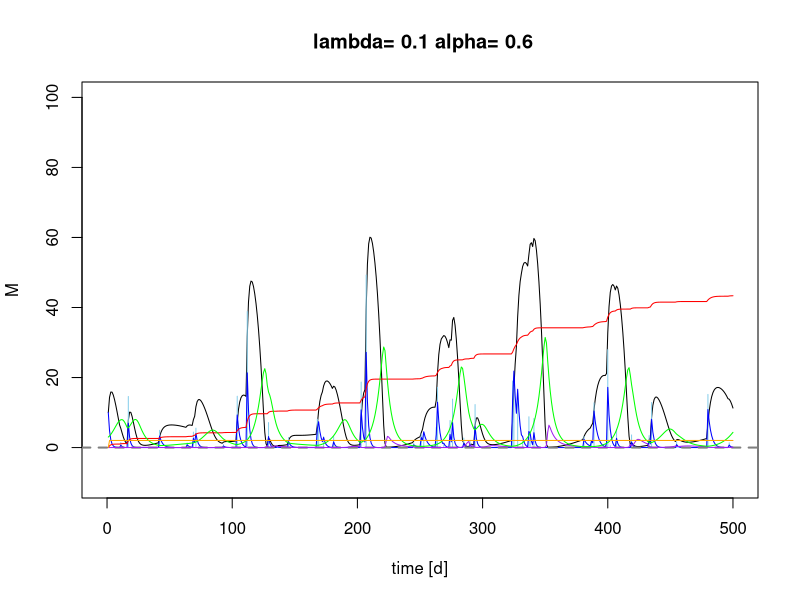
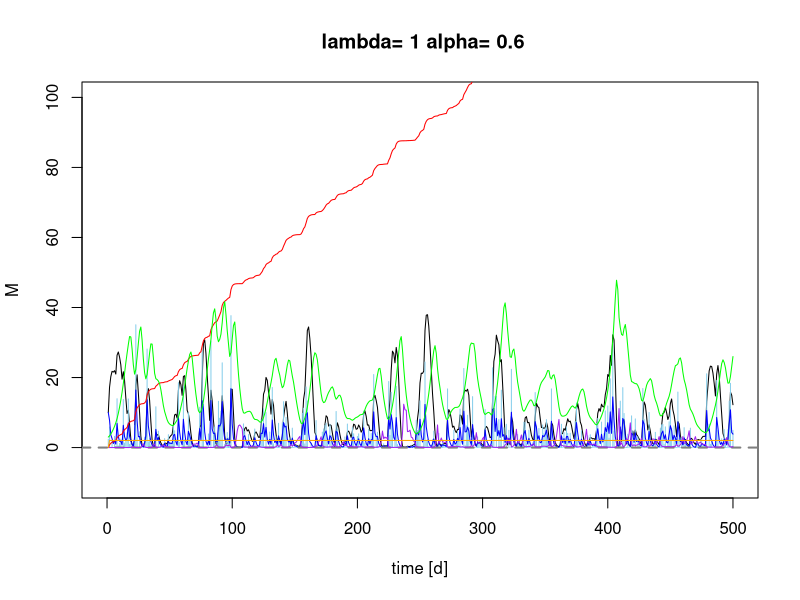
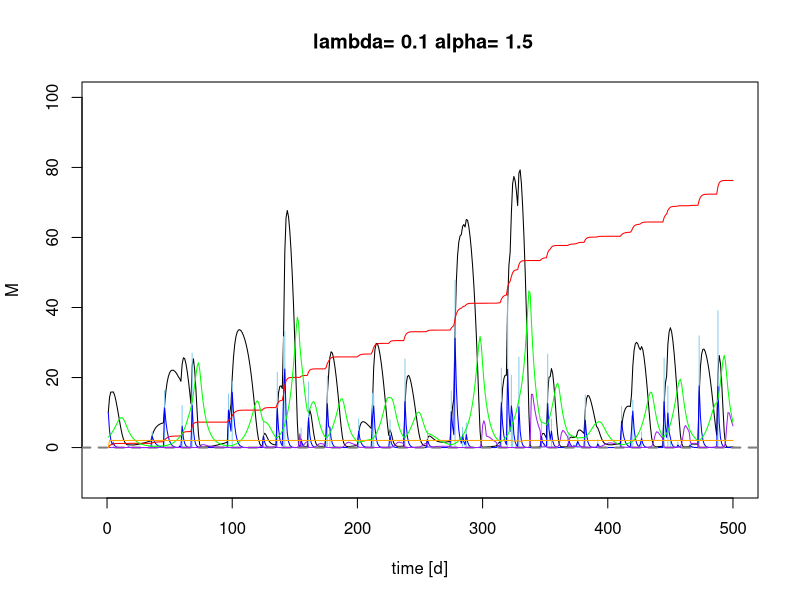
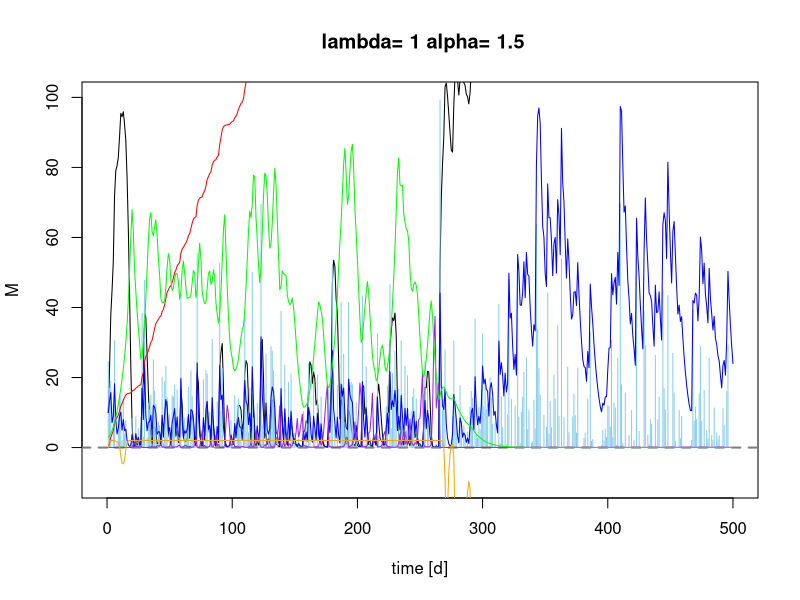
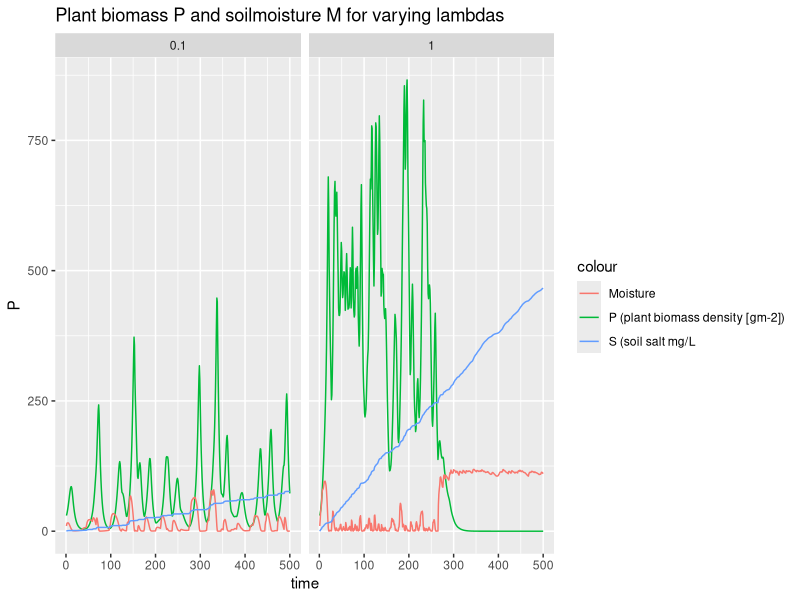
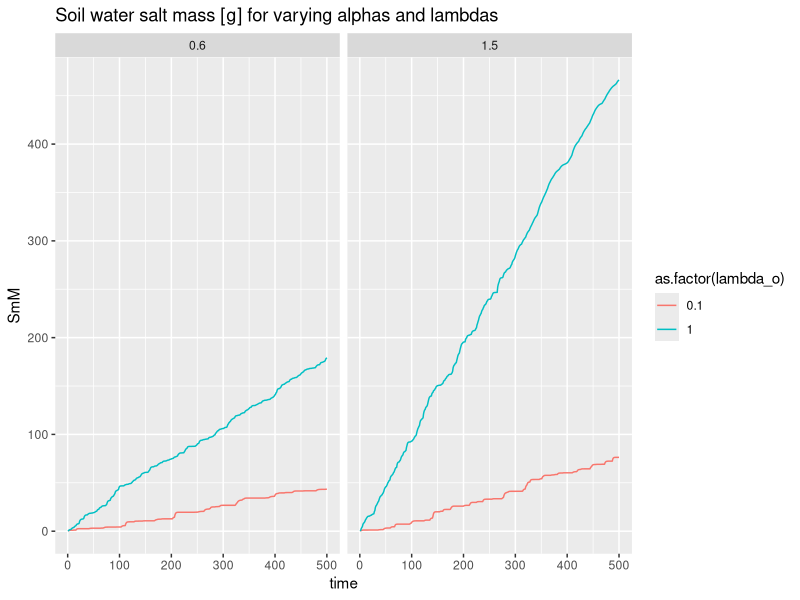

Write R code to recreate these figures, in order.
## ---- chunk 1

 # Sandy Clay Loam
    n<-0.367 # porosity
    # more soil variables for evaporation & losses
    # Hydraulic conductivity
    K_s<-52.08*10 # mm/day
    # campbell's b
    b<-6.4069 # neurotheta sandy clay loam
    # van Genuchten parameters
#     avg <- 0.0521
#     nvg <- 1.237
    s_fc<-0.2677/n # Field capacity
    # This is the bubbling pressure
    psi_s_bar<--1.2E-3 #
 
   h1bar =  -psi_s_bar 
   hb = psi_s_bar*-10^5 # mm
 

  Z =3000 # [mm] actual groundwater depth 

# parameters describing the soil
  soilpar <- list(b = b, n = n, s_fc = s_fc, K_s = K_s, 
                psi_s_bar = psi_s_bar, h1bar = h1bar, hb = hb)
    #................................................
    # Vegetation 1 (Grass)
    # paspalum secateum F-I and R-I, 2004

    Zr = 400 # soil depth (mm)   Check Also Table 2...Fernandez-Illescas and Rodriguez-Iturbe...2001


 # parameters describing the root zone   
  vegpar <- list(Zr = Zr)


# parameters describing plant dynamics and salt features

  alpha_i=1 #maximum infiltration rate per day (K_s and therefore soil type dependency in balances function code)

  k=12 # Saco et al, 2013
  W0=0.2 # Saco et al, 2013
  gmax=0.05 # Saco et al, 2013
  k1=5 # Saco et al, 2013
  c=10  # Saco et al, 2013
  f= 0.8  # f is the soil salt leaching efficiency (whether some salt is retained)
  ConcConst = 0.1 # ConcConst is the concentration of the salt in the infiltrating water in g/l
  CM.gw = 0.1 # salt concentration in groundwater
  d=0.24 # fraction of plant mortality
  
  par <- list(alpha_i=alpha_i,k=k, W0=W0, gmax=gmax, k1=k1, c=c, f=f, ConcConst=ConcConst, CM.gw= CM.gw, d=d)
## ---- chunk 2
Infil <- function(h,P, par){
  
  I=par$alpha_i*h*(P+par$k*par$W0)/(P+par$k)
  
  return (I)
}
## ---- chunk 3

WU <- function(M,P,par){ 
# using Svir in here means scaling Svir back to M, easier to do at Svir in balances  
#  WU=par$gmax*((M*(1+Svir))/(((M*(1+Svir))+par$k1)))*P 
  WU=par$gmax*(M/((M+par$k1)))*P 
  
  return(WU)
}
## ---- chunk 4
#******************************************
# based on Salvucci, 1993
L_n <- function(M,Z,soilpar,vegpar) {
   Zr <- vegpar$Zr
   hb <- - soilpar$psi_s_bar*10^5 # (mm?)
   soilpar$s_fc <- (Z/hb)^(-1/soilpar$b)
   
   s=M/(soilpar$n*vegpar$Zr)
  
   psi = hb*s^-soilpar$b
 
   m=2 + 3/soilpar$b#5.64  # in Salvucci's paper it is called n, but I called it m here to not confuse it with porosity


q <-((Z/hb)^(-m)-(psi/hb)^(-m))/(1+(psi/hb)^(-m)+(m-1)*(Z/hb)^(-m))#/(soilpar$n*Zr) # 

# Mass flux

flux <- soilpar$K_s*q

return(flux)
}



## ---- chunk 5
Precip <- function(time,alpha,lambda,delta) {
  # generate a vector of times between rainfall events > delta
  f_P<-floor(rexp(time,lambda*exp(-delta/alpha))) # vector of times between rainfall occurrences (equation 4 & 8)
  # generate a binary vector from this (impulse function)
  binary.vec <- unlist(lapply(1:time,function(i) c(rep(0,f_P[i]),1)))
  R <- rexp(length(binary.vec),1/alpha)*binary.vec 
  return(R[1:time])
}
## ---- chunk 6

Gr <- function(M,P,par) { 
  
  Gr = par$c*WU(M,P,par)
  
  return(Gr)
}
## ---- chunk 7
Mo <- function(P,M,Svir,par) {
  # needs to be M/Svir because both are "large" numbers
  # you want a number ~1 for multiplication, or <0.1 for addition
  Mo = P*(par$d*(M/Svir))
  
  return(Mo)

}
## ---- chunk 8
balances <- function(Rain, par, plotit=T,
                      soilpar,
                      vegpar){
   

  
# Storage vectors for the daily steps are initialized.

   M <- rep(0,length(Rain)) # soil moisture [mm]
   h <- rep(0,length(Rain)) # infiltration depth [mm]
   P <- rep(0,length(Rain)) #biomass density []
   CM<- rep(0,length(Rain)) # Salt concentration in soil water in g/L or g/mm
   SmI<- rep(0,length(Rain)) # Salt mass in infiltrating water [g]
   SmM <- rep(0,length(Rain)) # Salt mass in soil water [g]
   In <- rep(0,length(Rain)) # infiltration [mm]

   Svir <- rep(0,length(Rain)) # virtual saturation
   flux<- rep(0,length(Rain)) # drainage and capillary rise flux, according to sign



# Initial values to start the simulation.

   
   M[1] <- 10
   h[1] <- 10 
   P[1] <- 30
   CM[1]<- 0
   Svir[1] <- M[1]



# We decided to split the numerical calculations for the daily into 12 substeps.

   deltat <- 12 # split in 12 increments

  
# Storage vectors for the substeps are initialized.

   M_sub <- rep(0,deltat)
   h_sub <- rep(0,deltat)
   I_sub <- rep(0,deltat)
   WU_sub <-rep(0,deltat) # Water uptake in mm
   P_sub <- rep(0,deltat) 
   Gr_sub <- rep(0,deltat) # Growth of biomass
   Mo_sub<- rep(0,deltat) # Mortality of biomass
   SmI_sub <- rep(0,deltat) 
   SmM_sub<- rep(0,deltat) 
   CM_sub<- rep(0,deltat) 
  Svir_sub <- rep(0,deltat) # virtual saturation

   flux_sub<-rep(0,deltat) # calculates leakage loss without evaporation loss

   U_salt <-rep(0,deltat) # Salt mass rising
   L_salt <-rep(0,deltat) # salt mass drained


  
   timeincr= 1/deltat
   
  for (t in 2:length(Rain)){
    
    for (tt in 1:(deltat-1)) {
      
      h.old <- ifelse(tt==1,h[t-1],h_sub[tt])
      P.old <- ifelse(tt==1,P[t-1],P_sub[tt])
      M.old <- ifelse(tt==1,M[t-1],M_sub[tt])
      SmI.old <-ifelse(tt==1,SmI[t-1],SmI_sub[tt])
      CM.old <-ifelse(tt==1,CM[t-1],CM_sub[tt])
      Svir.old <-ifelse(tt==1,Svir[t-1],Svir_sub[tt])


# Balance for water depth on soil


h_sub[tt+1] <- h.old + ifelse(tt==1,(10*Rain[t]),0) - Infil(h.old, P.old,par)*timeincr

# Infiltration
ifelse(h_sub[tt+1]<soilpar$K_s, soilpar$alpha_i <- 1, soilpar$alpha_i<- (1-(h_sub[tt+1]-soilpar$K_s)/h_sub[tt+1]))
     
       I_sub[tt] <- Infil(h.old, P.old,par)*timeincr

#  1. Update soil moisture with infiltration

      M_sub[tt + 1] <- M.old + I_sub[tt]      
      
# Now do all plant uptake and growth
# water uptake by plants: include infiltration in available water

      WU_sub[tt] <- WU(M=Svir.old,P.old,par)*timeincr 
      
      # growth rate
      Gr_sub[tt] <- Gr(M=Svir.old, P.old,par)*timeincr 
      # Mortality
      Mo_sub[tt]<- Mo(P.old,M=M.old, Svir=Svir.old, par)*timeincr
      # calculate plant biomass balance
      P_sub[tt + 1] <- P.old + Gr_sub[tt]- Mo_sub[tt] 
      
      
# re-calculate water balance
# 2. before leaching
      M_sub[tt + 1] <- M.old + I_sub[tt] - WU_sub[tt] #- L_sub[tt] 

# Calculate salt concentration in the soil

 # 3. calculate leaching and capillary rise amount
  flux_sub[tt+1]<-do.call(L_n,list(M=M_sub[tt+1],Z=Z,soilpar=soilpar,vegpar=vegpar))

# 4. final adjust soil moisture for leaching or capillary rise
 
   M_sub[tt + 1] <-  M_sub[tt + 1] + flux_sub[tt+1]*timeincr


# calculate saltbalance

# Salt leaching
    L_salt[tt+1] <- ifelse(flux_sub[tt+1]<0, par$f*CM_sub[tt+1]*flux_sub[tt+1]*timeincr,0) # leaching of salt

# salt upflow
    U_salt[tt+1] <- ifelse(flux_sub[tt+1]>0, par$CM.gw*flux_sub[tt+1]*timeincr,0) # rise of salt

# salt mass coming in with infiltration
      SmI_sub[tt+1]<- SmI.old + I_sub[tt]*par$ConcConst 

#salt mass in soil
     SmM_sub[tt+1] <- SmI_sub[tt+1] + U_salt[tt+1] - L_salt[tt+1]
# salt concentration in soil
   CM_sub[tt+1]<- (SmM_sub[tt+1]/M_sub[tt+1])*(1/58.44) # 
    
# Virtual saturation (Shah et al., 2012), here in [mm] to be in the same unit as M
    Svir_sub[tt + 1]<-soilpar$n*vegpar$Zr*((soilpar$h1bar*10^-1)^(1/soilpar$b))*
                     ((soilpar$h1bar*10^-1)*(M_sub[tt + 1]/
                       (soilpar$n*vegpar$Zr))^(-soilpar$b)
                       +(3.6*CM_sub[tt + 1]))^(-1/soilpar$b)

    } 
  
# Aggregating the substep results to daily values.

    P[t] = P_sub[deltat]
    M[t] = M_sub[deltat]
    h[t] = h_sub[deltat]
    CM[t] = CM_sub[deltat]
    SmM[t] = SmM_sub[deltat] 
    SmI[t]=SmI_sub[deltat]
    In[t]= sum(I_sub)
    flux[t] = sum(flux_sub)
    Svir[t] = Svir_sub[deltat]

}


# Plotting
 
if (plotit==T) {  
  plot(M, type="l",ylim=c(-10,100),xlim=c(0,time),xlab=("time [d]"), main=paste(" lambda=", lambda[j],"alpha=", alpha[i]))
  points(Rain*10, type="h", col="skyblue")
   
    lines(h,type="l", col="blue")
    abline(h=0, col="Gray50",lwd=2,lty=2)

    lines(SmM,type="l", col="red")
    lines(CM,type="l", col="purple")
    lines(P/10,type="l", col="green")
    lines(flux,type="l", col="orange")
  
 
#  legend("topright", title="Variables",cex=1, pt.cex=0.2, c("Moisture [mm]","Rainfall [mm]*10","overland flow depth[mm] ","salt mass in soil water [g]", "salt concentration in soil water [g/l]", "Plant biomass density [g/m^2]/10"),
#          col=c("black","skyblue","blue","red","purple","green"),lty=1)
#  
}

Out <- data.frame(P=P,M=M,h=h, CM=CM, SmM=SmM, In=In, flux=flux, Svir=Svir)
return(Out)
}
## ---- chunk 9
alpha <- c(0.6,1.5) 
lambda <- c(0.1,1)

Store <- list()
sub_store <- list()
time <- 500
delta <- 0
set.seed(1000)
## ---- chunk 10
#source("Rainfall.R")


for (i in 1:length(alpha)) {
  
for (j in 1:length(lambda)) {
    # generate the rainfall
    Rain <- Precip(time,alpha[i],lambda[j],delta)
    Rainlist <- data.frame(Precip(time,alpha[i],lambda[j],delta)) 
    
    sub_store[[j]] <-data.frame(alpha_o=rep(alpha[i],time),
                                lambda_o=rep(lambda[j],time),
                                balances(Rain,plotit=T, par=par,
                                soilpar, vegpar))
  }
  Store[[i]] <- sub_store
}
## ---- chunk 11
require(ggplot2)
lambda_sum <- do.call(rbind,Store[][[2]])
lambda_sum$time <- rep(1:time,length(lambda))

pl <- ggplot(lambda_sum,aes(x=time,y=P, colour="P (plant biomass density [gm-2])")) + geom_line()
pl  <- pl + geom_line(aes(x=time,y=M, colour="Moisture"))  
pl <- pl +  facet_wrap(~lambda_o)   
pl  + ggtitle("Plant biomass P and soilmoisture M for varying lambdas") +  geom_line(aes(x=time, y=SmM, colour= "S (soil salt mg/L")) + theme(plot.title = element_text(lineheight=.4))
## ---- chunk 12
lambda_sum_all <- do.call(rbind,do.call(rbind,Store))
lambda_sum_all$time <- rep(rep(1:time,length(lambda)),length(alpha))


pa <- ggplot(lambda_sum_all,aes(x=time,y=SmM,col=as.factor(lambda_o))) + geom_line(linetype=1) 
# pa <- pa + + scale_color_gradient(low="blue", high="red")
pa <- pa  + facet_wrap(~alpha_o) + ggtitle("Soil water salt mass [g] for varying alphas and lambdas") + theme(plot.title = element_text(lineheight=.4))
pa  
